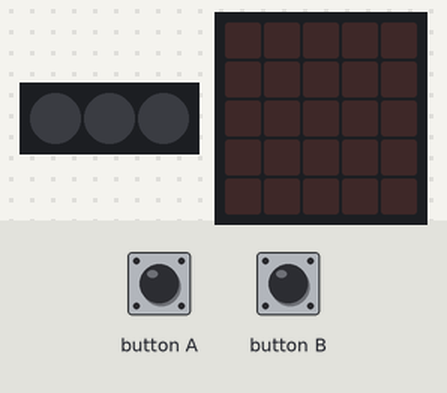
The program below on a simulated Calliope mini (MakeCode). Shown: 3 RGB LEDs in strip order, left to right, the board's 5×5 LED display. The test bench sets the inputs (shaded band).

Above: at 1.2 s.
1.3 s: button A pressed for 0.15 s
At 2.2 s:
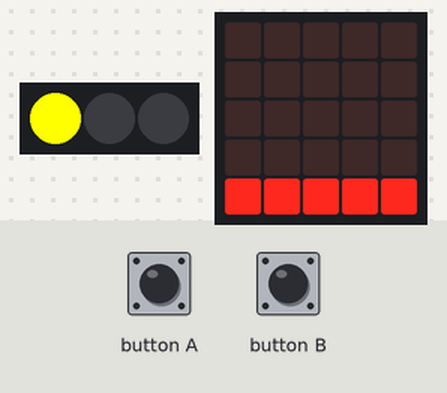
At 4.3 s:
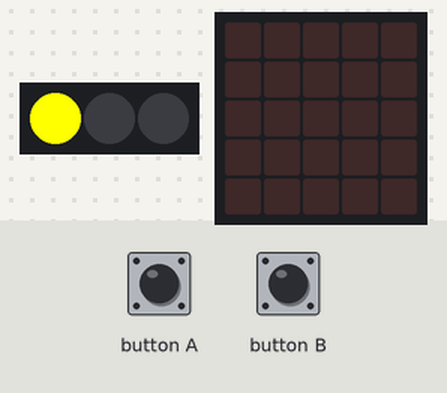
4.4 s: button B pressed for 0.15 s
Timing chart, 0 to 7.4 s (numbered marks = the images above; inputs shaded):
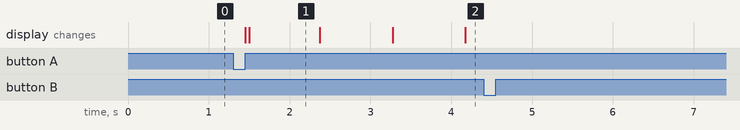

Measured:
- after the input at 4.4 s, every drawn part: stays the same
- what the display in image 1 shows lasts 0.9 s, from 1.5 s to 2.4 s

The program:

mini-Pomodoro.py
```python
def on_button_a():
    global start_time, led_state, bartime, pause_time, flag_1, flag_2, set_n
    start_time = input.running_time()
    led_state = 0
    bartime = worktime / 5
    while set_n < 4:
        if paused:
            pause_time += 0.1 * timeFactor
            basic.pause(0.1 * timeFactor)
            continue
        time = input.running_time() - (start_time + pause_time)
        if not (flag_1):
            led_state += 1
            set_led_colors(led_state)
            flag_1 = True
        if time <= bartime:
            flash_bars(1)
        elif time <= 2 * bartime:
            flash_bars(2)
        elif time <= 3 * bartime:
            flash_bars(3)
        elif time <= 4 * bartime:
            flash_bars(4)
        elif time <= 5 * bartime:
            flash_bars(5)
        elif time <= worktime + breaktime:
            if not (flag_2):
                led_state += 1
                set_led_colors(led_state)
                flag_2 = True
            flash_bars(6)
        else:
            set_n += 1
            flag_1 = False
            flag_2 = False
            start_time = input.running_time()
            pause_time = 0
    # ---
    basic.show_icon(IconNames.HAPPY)
    basic.pause(25)
    set_n = 1
    flag_1 = False
    flag_2 = False
input.on_button_event(Button.A, input.button_event_click(), on_button_a)

def set_led_colors(led_state2: number):
    if led_state2 == 1:
        basic.set_led_colors(0xffff00, 0x000000, 0x000000)
    elif led_state2 == 2:
        basic.set_led_colors(0x00ff00, 0x000000, 0x000000)
    elif led_state2 == 3:
        basic.set_led_colors(0x00ff00, 0xffff00, 0x000000)
    elif led_state2 == 4:
        basic.set_led_colors(0x00ff00, 0x00ff00, 0x000000)
    elif led_state == 5:
        basic.set_led_colors(0x00ff00, 0x00ff00, 0xffff00)
    elif led_state == 6:
        basic.set_led_colors(0x00ff00, 0x00ff00, 0x00ff00)
    basic.pause(25)

def on_button_b():
    global paused
    paused = not (paused)
input.on_button_event(Button.B, input.button_event_click(), on_button_b)

def show_bars(n: number):
    if n == 0:
        basic.show_leds("""
            . . . . .
            . . . . .
            . . . . .
            . . . . .
            . . . . .
            """)
    elif n == 1:
        basic.show_leds("""
            . . . . .
            . . . . .
            . . . . .
            . . . . .
            # # # # #
            """)
    elif n == 2:
        basic.show_leds("""
            . . . . .
            . . . . .
            . . . . .
            # # # # #
            # # # # #
            """)
    elif n == 3:
        basic.show_leds("""
            . . . . .
            . . . . .
            # # # # #
            # # # # #
            # # # # #
            """)
    elif n == 4:
        basic.show_leds("""
            . . . . .
            # # # # #
            # # # # #
            # # # # #
            # # # # #
            """)
    elif n == 5:
        basic.show_leds("""
            # # # # #
            # # # # #
            # # # # #
            # # # # #
            # # # # #
            """)
    elif n == 6:
        basic.show_icon(IconNames.HEART)
def flash_bars(o: number):
    show_bars(o)
    basic.pause(0.5 * timeFactor)
    if o < 6:
        show_bars(o - 1)
    else:
        show_bars(0)
    basic.pause(0.5 * timeFactor)
flag_2 = False
flag_1 = False
pause_time = 0
paused = False
bartime = 0
led_state = 0
start_time = 0
set_n = 0
breaktime = 0
worktime = 0
timeFactor = 0
timeFactor = 1000
worktime = 25 * 60 * timeFactor
breaktime = 5 * 60 * timeFactor
set_n = 1
```
